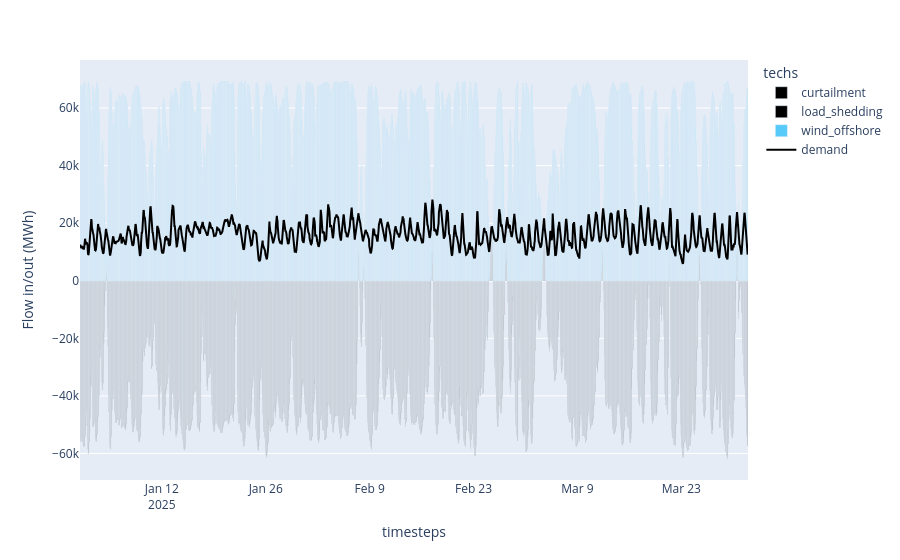

The notebook cell this image was saved under:
### Code cell
# Dispatch plots can be generated directly from the saved model results
plot_dispatch(model_path='results/default_results.nc', plot_export_path='results/default_dispatch.html')
